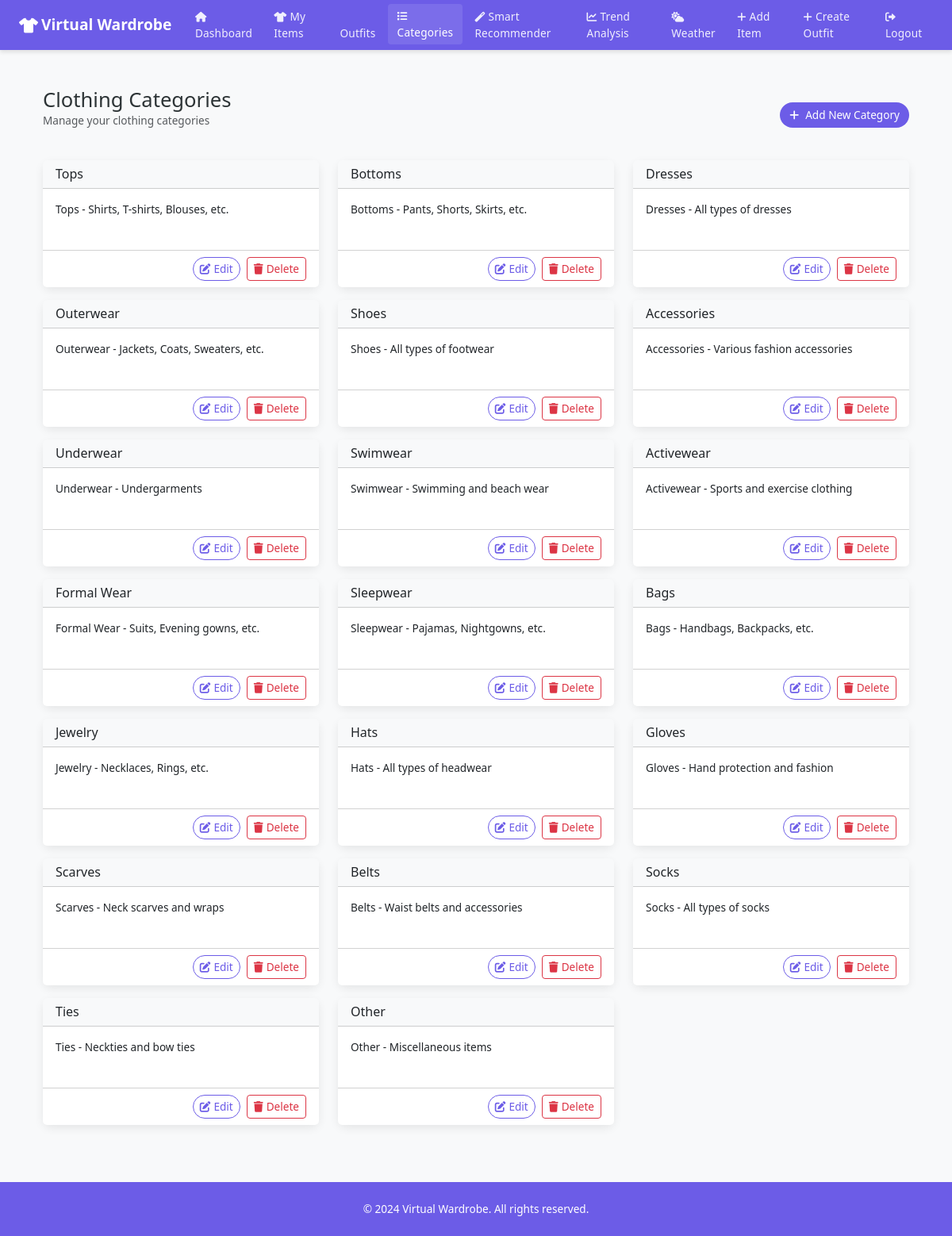
Screenshot of /categories/ (signed in) with the database file from the repository.
### wardrobe_app/models.py (models this page shows, shortened)
class ClothingCategory(models.Model):
    CATEGORY_CHOICES = [
        ('tops', 'Tops'),
        ('bottoms', 'Bottoms'),
        ('dresses', 'Dresses'),
        ('outerwear', 'Outerwear'),
        ('shoes', 'Shoes'),
        ('accessories', 'Accessories'),
        ('underwear', 'Underwear'),
        ('swimwear', 'Swimwear'),
        ('activewear', 'Activewear'),
        ('formalwear', 'Formal Wear'),
        ('sleepwear', 'Sleepwear'),
        ('bags', 'Bags'),
        ('jewelry', 'Jewelry'),
        ('hats', 'Hats'),
        ('gloves', 'Gloves'),
        ('scarves', 'Scarves'),
        ('belts', 'Belts'),
        ('socks', 'Socks'),
        ('ties', 'Ties'),
        ('other', 'Other'),
    ]
    name = models.CharField(
        max_length=50,
        choices=CATEGORY_CHOICES,
        unique=True,
        validators=[MinLengthValidator(3, message="Category name must be at least 3 characters long.")]
    )
    description = models.TextField(blank=True, max_length=500)
    class Meta:
        verbose_name_plural = "Clothing Categories"

### wardrobe_app/views.py (the view)
# urls.py: path('categories/', views.category_list, name='category_list'),
@login_required
def category_list(request):
    categories = ClothingCategory.objects.all()
    context = {
        'categories': categories,
    }
    return render(request, 'wardrobe_app/category_list.html', context)

### templates/wardrobe_app/category_list.html (shortened to what this page needs)
{% extends 'base.html' %}
{% load widget_tweaks %}
{% block content %}
<div class="container py-4">
    <div class="row mb-4">
        <div class="col-md-8">
            <h1 class="mb-0">Clothing Categories</h1>
            <p class="text-muted">Manage your clothing categories</p>
        </div>
        <div class="col-md-4 d-flex justify-content-md-end align-items-center">
            <a href="{% url 'wardrobe:category_create' %}" class="btn btn-primary">
                <i class="fas fa-plus me-2"></i>Add New Category
            </a>
        </div>
    </div>
    {% if categories %}
        <div class="row">
            {% for category in categories %}
                <div class="col-md-4 mb-3">
                    <div class="card h-100">
                        <div class="card-header bg-light">
                            <h5 class="card-title mb-0">{{ category.get_name_display }}</h5>
                        </div>
                        <div class="card-body">
                            <p class="card-text">{{ category.description }}</p>
                        </div>
                        <div class="card-footer bg-white d-flex justify-content-end">
                            <a href="{% url 'wardrobe:category_update' category.pk %}" class="btn btn-sm btn-outline-primary me-2">
                                <i class="fas fa-edit me-1"></i>Edit
                            </a>
                            <a href="{% url 'wardrobe:category_delete' category.pk %}" class="btn btn-sm btn-outline-danger">
                                <i class="fas fa-trash me-1"></i>Delete
                            </a>
                        </div>
                    </div>
                </div>
            {% endfor %}
        </div>
    {% else %}
        <div class="alert alert-info">
            <p class="mb-0">No categories found. <a href="{% url 'wardrobe:populate_categories' %}" class="alert-link">Click here</a> to populate with default categories.</p>
        </div>
    {% endif %}
</div>
{% endblock %}

### templates/base.html (shortened to what this page needs)
<!DOCTYPE html>
<html lang="en">
<head>
    <link href="https://cdn.jsdelivr.net/npm/bootstrap@5.3.0/dist/css/bootstrap.min.css" rel="stylesheet">
    <link href="https://cdnjs.cloudflare.com/ajax/libs/font-awesome/6.0.0/css/all.min.css" rel="stylesheet">
</head>
<body>
    <nav class="navbar navbar-expand-lg navbar-dark sticky-top">
        <div class="container-fluid">
            <a class="navbar-brand d-flex align-items-center" href="{% if user.is_authenticated %}{% url 'wardrobe:wardrobe_view' %}{% else %}{% url 'wardrobe:home' %}{% endif %}">
                <i class="fas fa-tshirt me-1"></i>Virtual Wardrobe
            </a>
            <div class="collapse navbar-collapse" id="navbarNav">
                {% if user.is_authenticated %}
                <ul class="navbar-nav me-auto">
                    <li class="nav-item">
                        <a class="nav-link {% if request.resolver_match.url_name == 'wardrobe_view' %}active{% endif %}" href="{% url 'wardrobe:wardrobe_view' %}">
                            <i class="fas fa-home me-1"></i>Dashboard
                        </a>
                    </li>
                    <li class="nav-item">
                        <a class="nav-link {% if request.resolver_match.url_name == 'item_list' %}active{% endif %}" href="{% url 'wardrobe:item_list' %}">
                            <i class="fas fa-tshirt me-1"></i>My Items
                        </a>
                    </li>
                    <li class="nav-item">
                        <a class="nav-link {% if request.resolver_match.url_name == 'outfit_list' %}active{% endif %}" href="{% url 'wardrobe:outfit_list' %}">
                            Outfits
                        </a>
                    </li>
                    <li class="nav-item">
                        <a class="nav-link {% if request.resolver_match.url_name == 'category_list' %}active{% endif %}" href="{% url 'wardrobe:category_list' %}">
                            <i class="fas fa-list me-1"></i>Categories
                        </a>
                    </li>
                    <li class="nav-item">
                        <a class="nav-link {% if request.resolver_match.url_name == 'smart_recommender' %}active{% endif %}" href="{% url 'wardrobe:smart_recommender' %}">
                            <i class="fas fa-magic me-1"></i>Smart Recommender
                        </a>
                    </li>
                    <li class="nav-item">
                        <a class="nav-link {% if request.resolver_match.url_name == 'trend_report' %}active{% endif %}" href="{% url 'wardrobe:trend_report' %}">
                            <i class="fas fa-chart-line me-1"></i>Trend Analysis
                        </a>
                    </li>
                    <li class="nav-item">
                        <a class="nav-link {% if request.resolver_match.url_name == 'weather_dashboard' %}active{% endif %}" href="{% url 'wardrobe:weather_dashboard' %}">
                            <i class="fas fa-cloud-sun me-1"></i>Weather
                        </a>
                    </li>
                </ul>
                <ul class="navbar-nav ms-auto">
                    <li class="nav-item">
                        <a class="nav-link {% if request.resolver_match.url_name == 'add_item' %}active{% endif %}" href="{% url 'wardrobe:add_item' %}">
                            <i class="fas fa-plus me-1"></i>Add Item
                        </a>
                    </li>
                    <li class="nav-item">
                        <a class="nav-link {% if request.resolver_match.url_name == 'outfit_create' %}active{% endif %}" href="{% url 'wardrobe:outfit_create' %}">
                            <i class="fas fa-plus me-1"></i>Create Outfit
                        </a>
                    </li>
                    <li class="nav-item">
                        <a class="nav-link" href="{% url 'wardrobe:logout' %}">
                            <i class="fas fa-sign-out-alt me-1"></i>Logout
                        </a>
                    </li>
                </ul>
                {% endif %}
            </div>
        </div>
    </nav>
    <main class="container">
        {% block content %}{% endblock %}
    </main>
    <footer class="footer mt-auto">
        <div class="container text-center">
            <p class="mb-0">&copy; 2024 Virtual Wardrobe. All rights reserved.</p>
        </div>
    </footer>
</body>
</html>

### templates/base.html (style rules this page uses)
:root { --primary-color: #6c5ce7; --secondary-color: #a8a4e6; --accent-color: #fd79a8; --background-color: #f8f9fa; --text-color: #2d3436; --base-font-size: 0.85rem; }
body { font-family: 'Segoe UI', Tahoma, Geneva, Verdana, sans-serif; background-color: var(--background-color); color: var(--text-color); min-height: 100vh; display: flex; flex-direction: column; font-size: var(--base-font-size); }
.form-label, .form-control, .form-select, .form-text, .card-text, .invalid-feedback, p, li, td, th, .btn, .alert, .badge, .nav-link { font-size: var(--base-font-size) !important; }
h1, .h1 { font-size: 1.6rem !important; }
h5, .h5 { font-size: 1rem !important; }
.navbar { background-color: var(--primary-color); box-shadow: 0 3px 5px rgba(0,0,0,0.1); padding: 0.4rem 0.75rem; font-size: 0.9rem; }
.navbar-brand { font-weight: bold; color: white !important; font-size: 1.2rem; padding: 0.3rem 0; }
.nav-link { color: rgba(255,255,255,0.9) !important; transition: all 0.2s ease; padding: 0.3rem 0.75rem !important; margin: 0 0.1rem; border-radius: 4px; font-size: 0.85rem; letter-spacing: 0.2px; }
.nav-link:hover, .nav-link.active { color: white !important; background-color: rgba(255,255,255,0.1); transform: translateY(-1px); }
.nav-link i { font-size: 0.8rem; }
.card { border: none; border-radius: 10px; box-shadow: 0 4px 12px rgba(0,0,0,0.08); transition: transform 0.3s ease, box-shadow 0.3s ease; margin-bottom: 1.5rem; }
.btn { padding: 0.375rem 0.75rem; font-size: var(--base-font-size) !important; }
.btn-sm { padding: 0.25rem 0.5rem; font-size: var(--base-font-size) !important; }
.btn-primary { background-color: var(--primary-color); border: none; border-radius: 25px; transition: all 0.3s ease; }
.btn-outline-primary { color: var(--primary-color); border-color: var(--primary-color); border-radius: 25px; transition: all 0.3s ease; }
.footer { background-color: var(--primary-color); color: white; padding: 1.5rem 0; margin-top: auto; }
main.container { padding-top: 1.5rem; padding-bottom: 2rem; }

### rows the page displays
ClothingCategory: name "Tops", description "Tops - Shirts, T-shirts, Blouses, etc."
ClothingCategory: name "Bottoms", description "Bottoms - Pants, Shorts, Skirts, etc."
ClothingCategory: name "Dresses", description "Dresses - All types of dresses"
ClothingCategory: name "Outerwear", description "Outerwear - Jackets, Coats, Sweaters, etc."
ClothingCategory: name "Shoes", description "Shoes - All types of footwear"
ClothingCategory: name "Accessories", description "Accessories - Various fashion accessories"
ClothingCategory: name "Underwear", description "Underwear - Undergarments"
ClothingCategory: name "Swimwear", description "Swimwear - Swimming and beach wear"
ClothingCategory: name "Activewear", description "Activewear - Sports and exercise clothing"
ClothingCategory: name "Formal Wear", description "Formal Wear - Suits, Evening gowns, etc."
ClothingCategory: name "Sleepwear", description "Sleepwear - Pajamas, Nightgowns, etc."
ClothingCategory: name "Bags", description "Bags - Handbags, Backpacks, etc."
ClothingCategory: name "Jewelry", description "Jewelry - Necklaces, Rings, etc."
ClothingCategory: name "Hats", description "Hats - All types of headwear"
ClothingCategory: name "Gloves", description "Gloves - Hand protection and fashion"
ClothingCategory: name "Scarves", description "Scarves - Neck scarves and wraps"
ClothingCategory: name "Belts", description "Belts - Waist belts and accessories"
ClothingCategory: name "Socks", description "Socks - All types of socks"
ClothingCategory: name "Ties", description "Ties - Neckties and bow ties"
ClothingCategory: name "Other", description "Other - Miscellaneous items"
